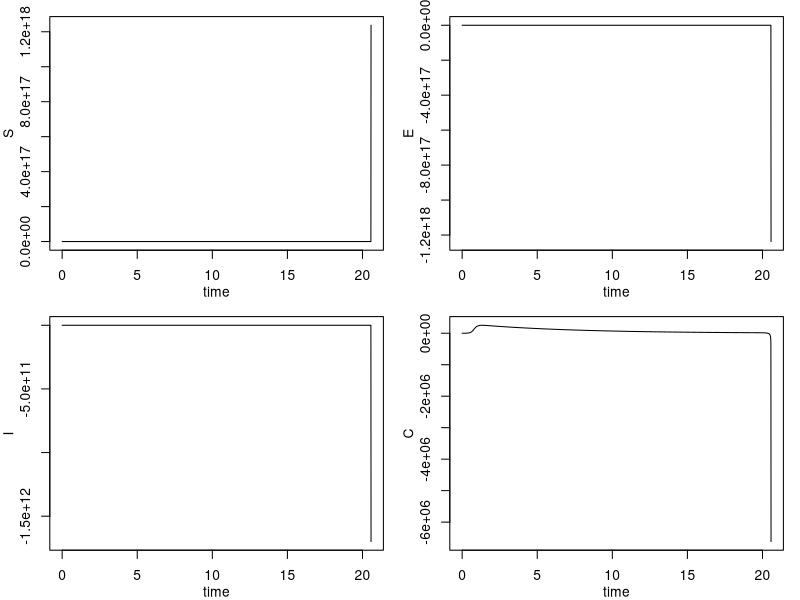

The R source for this figure:
rm(list=ls(all=TRUE)) #clears workspace

# Load deSolve package
library(deSolve)

# Create an SEIC function
seic.pulse <- function(t, x, params) {
  qS <- params["qS"]
  qC <- params["qC"]
  gamma <- params["gamma"]
  rho <- params["rho"]
  beta <- params["beta"]
  mu <- params["mu"]
  c <- params["c"]
  alpha <- params["alpha"]
  f <- params["f"]
  s <- params["s"]
  k <- params["k"]
  phi <- params["phi"]
  b <- k*exp(-s*cos(pi*t-phi)^2)
  
  dS <- (b-c*(x[1]+x[2]+x[3]+x[4]))*(x[1]+x[2]+x[3]+x[4]) - (mu+qS*f)*x[1] - beta*x[1]*(x[3]/(x[1]+x[2]+x[3]+x[4])) 
  dE <- beta*x[1]*(x[3]/(x[1]+x[2]+x[3]+x[4])) - (mu+qS*f+gamma)*x[2]
  dI <- gamma*x[2] - (mu+qS*f+alpha+rho)*x[3]
  dC <- rho*x[3] - (mu+qC*f)*x[4]  
  list(c(dS,dE,dI,dC))
}

## Set parameters, initial states, and time frame  
params <- c(qS=0.1,qC = 1,gamma = 91.25, rho = 30, beta = 45, b = 0.6, mu = 0.15, c = 1.05e-06,alpha = 2,f = 0, s = 50, phi = -1.5708, k = 3.98)#parameter string
xstart <- c(S= 1000000, E = 100, I = 0, C = 0)
times <- seq(0, 50, by = 0.01917808)

out <- as.data.frame(
    ode(
        func = seic.pulse,
        y = xstart,
        times = times,
        parms = params
        )
    )

op <-par(fig=c(0,1,0,1),mfrow=c(2,2),
         mar=c(3,3,1,1),mgp=c(2,1,0))

plot(S~time,data=out,type='l')
plot(E~time,data=out,type='l')
plot(I~time,data=out,type='l')
plot(C~time,data=out,type='l')
